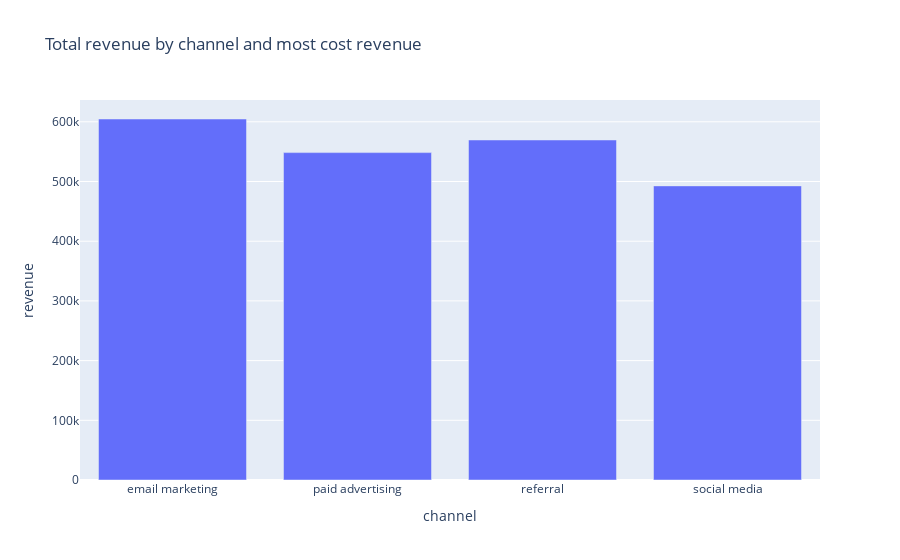

Write notebook code for a chart like this one.
### Code cell
fig = px.bar(revenue_by_channel , x = "channel" , y ="revenue" , title = "Total revenue by channel and most cost revenue" ,
            )
fig.show()

### Figure 1 — Plotly figure (JSON) as saved in the notebook; plotly's stock layout.template omitted (floating-point values rounded to 4 significant figures)
{"data": [{"alignmentgroup": "True", "hovertemplate": "channel=%{x}<br>revenue=%{y}<extra></extra>", "legendgroup": "", "marker": {"color": "#636efa", "pattern": {"shape": ""}}, "name": "", "offsetgroup": "", "orientation": "v", "showlegend": false, "textposition": "auto", "type": "bar", "x": ["email marketing", "paid advertising", "referral", "social media"], "xaxis": "x", "y": [604706, 548396, 569552, 492667], "yaxis": "y"}], "layout": {"barmode": "relative", "legend": {"tracegroupgap": 0}, "title": {"text": "Total revenue by channel and most cost revenue"}, "xaxis": {"anchor": "y", "domain": [0, 1], "title": {"text": "channel"}}, "yaxis": {"anchor": "x", "domain": [0, 1], "title": {"text": "revenue"}}}}
